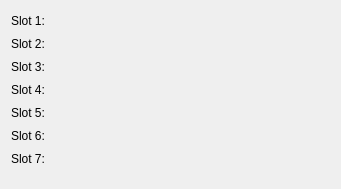
<?xml version="1.0" encoding="UTF-8"?>
<ui version="4.0">
 <class>StackSelectorPackWidget</class>
 <widget class="QWidget" name="StackSelectorPackWidget">
  <property name="geometry">
   <rect>
    <x>0</x>
    <y>0</y>
    <width>341</width>
    <height>189</height>
   </rect>
  </property>
  <property name="windowTitle">
   <string/>
  </property>
  <layout class="QFormLayout" name="formLayout">
   <property name="formAlignment">
    <set>Qt::AlignLeading|Qt::AlignLeft|Qt::AlignTop</set>
   </property>
   <property name="verticalSpacing">
    <number>3</number>
   </property>
   <item row="0" column="0">
    <widget class="QLabel" name="label_3">
     <property name="text">
      <string>Slot 1:</string>
     </property>
    </widget>
   </item>
   <item row="0" column="1">
    <widget class="FreeHeroes::Gui::StackSelectorWidget" name="stackEditor1" native="true">
     <property name="minimumSize">
      <size>
       <width>0</width>
       <height>20</height>
      </size>
     </property>
    </widget>
   </item>
   <item row="1" column="0">
    <widget class="QLabel" name="label_4">
     <property name="text">
      <string>Slot 2:</string>
     </property>
    </widget>
   </item>
   <item row="1" column="1">
    <widget class="FreeHeroes::Gui::StackSelectorWidget" name="stackEditor2" native="true">
     <property name="minimumSize">
      <size>
       <width>0</width>
       <height>20</height>
      </size>
     </property>
    </widget>
   </item>
   <item row="2" column="0">
    <widget class="QLabel" name="label_9">
     <property name="text">
      <string>Slot 3:</string>
     </property>
    </widget>
   </item>
   <item row="2" column="1">
    <widget class="FreeHeroes::Gui::StackSelectorWidget" name="stackEditor3" native="true">
     <property name="minimumSize">
      <size>
       <width>0</width>
       <height>20</height>
      </size>
     </property>
    </widget>
   </item>
   <item row="3" column="0">
    <widget class="QLabel" name="label_10">
     <property name="text">
      <string>Slot 4:</string>
     </property>
    </widget>
   </item>
   <item row="3" column="1">
    <widget class="FreeHeroes::Gui::StackSelectorWidget" name="stackEditor4" native="true">
     <property name="minimumSize">
      <size>
       <width>0</width>
       <height>20</height>
      </size>
     </property>
    </widget>
   </item>
   <item row="4" column="0">
    <widget class="QLabel" name="label_11">
     <property name="text">
      <string>Slot 5:</string>
     </property>
    </widget>
   </item>
   <item row="4" column="1">
    <widget class="FreeHeroes::Gui::StackSelectorWidget" name="stackEditor5" native="true">
     <property name="minimumSize">
      <size>
       <width>0</width>
       <height>20</height>
      </size>
     </property>
    </widget>
   </item>
   <item row="5" column="0">
    <widget class="QLabel" name="label_12">
     <property name="text">
      <string>Slot 6:</string>
     </property>
    </widget>
   </item>
   <item row="5" column="1">
    <widget class="FreeHeroes::Gui::StackSelectorWidget" name="stackEditor6" native="true">
     <property name="minimumSize">
      <size>
       <width>0</width>
       <height>20</height>
      </size>
     </property>
    </widget>
   </item>
   <item row="6" column="0">
    <widget class="QLabel" name="label_13">
     <property name="text">
      <string>Slot 7:</string>
     </property>
    </widget>
   </item>
   <item row="6" column="1">
    <widget class="FreeHeroes::Gui::StackSelectorWidget" name="stackEditor7" native="true">
     <property name="minimumSize">
      <size>
       <width>0</width>
       <height>20</height>
      </size>
     </property>
    </widget>
   </item>
  </layout>
 </widget>
 <customwidgets>
  <customwidget>
   <class>FreeHeroes::Gui::StackSelectorWidget</class>
   <extends>QWidget</extends>
   <header>StackSelectorWidget.hpp</header>
  </customwidget>
 </customwidgets>
 <resources/>
 <connections/>
</ui>
